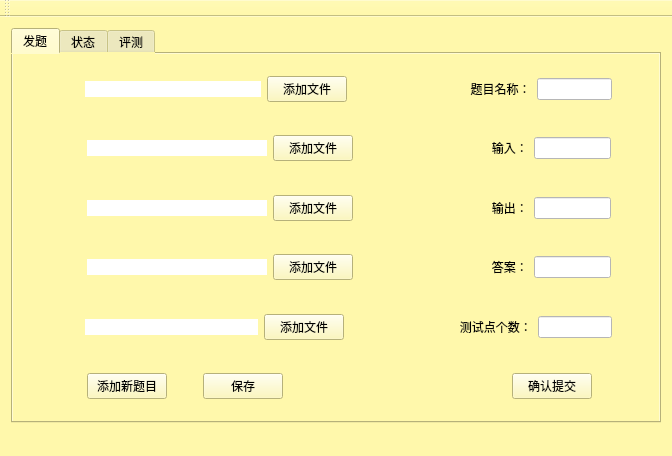
<?xml version="1.0" encoding="UTF-8"?>
<ui version="4.0">
 <class>MainWindow</class>
 <widget class="QMainWindow" name="MainWindow">
  <property name="geometry">
   <rect>
    <x>0</x>
    <y>0</y>
    <width>672</width>
    <height>456</height>
   </rect>
  </property>
  <property name="sizePolicy">
   <sizepolicy hsizetype="Expanding" vsizetype="Expanding">
    <horstretch>0</horstretch>
    <verstretch>0</verstretch>
   </sizepolicy>
  </property>
  <property name="windowTitle">
   <string>MainWindow</string>
  </property>
  <property name="styleSheet">
   <string notr="true">background-color: rgb(255, 248, 171);</string>
  </property>
  <property name="tabShape">
   <enum>QTabWidget::Rounded</enum>
  </property>
  <widget class="QWidget" name="centralWidget">
   <layout class="QHBoxLayout" name="horizontalLayout_4">
    <item>
     <widget class="QTabWidget" name="tabWidget">
      <property name="styleSheet">
       <string notr="true">background-image: url(:/image/图片185.png);</string>
      </property>
      <property name="currentIndex">
       <number>0</number>
      </property>
      <widget class="QWidget" name="tab">
       <attribute name="title">
        <string>发题</string>
       </attribute>
       <layout class="QHBoxLayout" name="horizontalLayout">
        <item>
         <widget class="QWidget" name="widget" native="true">
          <property name="minimumSize">
           <size>
            <width>587</width>
            <height>341</height>
           </size>
          </property>
          <property name="autoFillBackground">
           <bool>false</bool>
          </property>
          <property name="styleSheet">
           <string notr="true">background-image: url(:/image/图片185.png);
</string>
          </property>
          <layout class="QHBoxLayout" name="horizontalLayout_11">
           <item>
            <layout class="QVBoxLayout" name="verticalLayout_3">
             <item>
              <layout class="QHBoxLayout" name="horizontalLayout_5" stretch="10,35,0,20,8,15,5">
               <item>
                <spacer name="horizontalSpacer_13">
                 <property name="orientation">
                  <enum>Qt::Horizontal</enum>
                 </property>
                 <property name="sizeHint" stdset="0">
                  <size>
                   <width>40</width>
                   <height>20</height>
                  </size>
                 </property>
                </spacer>
               </item>
               <item>
                <widget class="QLineEdit" name="lineEdit">
                 <property name="styleSheet">
                  <string notr="true">background-color: rgb(255, 255, 255);
border-image: url(:/image/纯背景.png);</string>
                 </property>
                 <property name="text">
                  <string/>
                 </property>
                 <property name="frame">
                  <bool>false</bool>
                 </property>
                </widget>
               </item>
               <item>
                <widget class="QPushButton" name="pushButton_6">
                 <property name="text">
                  <string>添加文件</string>
                 </property>
                </widget>
               </item>
               <item>
                <spacer name="horizontalSpacer_4">
                 <property name="orientation">
                  <enum>Qt::Horizontal</enum>
                 </property>
                 <property name="sizeHint" stdset="0">
                  <size>
                   <width>37</width>
                   <height>17</height>
                  </size>
                 </property>
                </spacer>
               </item>
               <item>
                <widget class="QLabel" name="label">
                 <property name="styleSheet">
                  <string notr="true">font: 75 10pt &quot;黑体&quot;;
</string>
                 </property>
                 <property name="text">
                  <string>     题目名称：</string>
                 </property>
                </widget>
               </item>
               <item>
                <widget class="QLineEdit" name="lineEdit_6">
                 <property name="styleSheet">
                  <string notr="true">background-color: rgb(255, 255, 255);</string>
                 </property>
                 <property name="text">
                  <string/>
                 </property>
                </widget>
               </item>
               <item>
                <spacer name="horizontalSpacer_14">
                 <property name="orientation">
                  <enum>Qt::Horizontal</enum>
                 </property>
                 <property name="sizeHint" stdset="0">
                  <size>
                   <width>40</width>
                   <height>20</height>
                  </size>
                 </property>
                </spacer>
               </item>
              </layout>
             </item>
             <item>
              <spacer name="verticalSpacer_2">
               <property name="orientation">
                <enum>Qt::Vertical</enum>
               </property>
               <property name="sizeHint" stdset="0">
                <size>
                 <width>20</width>
                 <height>17</height>
                </size>
               </property>
              </spacer>
             </item>
             <item>
              <layout class="QHBoxLayout" name="horizontalLayout_6" stretch="10,35,0,20,8,15,5">
               <item>
                <spacer name="horizontalSpacer_9">
                 <property name="orientation">
                  <enum>Qt::Horizontal</enum>
                 </property>
                 <property name="sizeHint" stdset="0">
                  <size>
                   <width>40</width>
                   <height>20</height>
                  </size>
                 </property>
                </spacer>
               </item>
               <item>
                <widget class="QLineEdit" name="lineEdit_2">
                 <property name="styleSheet">
                  <string notr="true">background-color: rgb(255, 255, 255);
background-image: url(:/image/纯背景.png);</string>
                 </property>
                 <property name="frame">
                  <bool>false</bool>
                 </property>
                </widget>
               </item>
               <item>
                <widget class="QPushButton" name="pushButton_7">
                 <property name="text">
                  <string>添加文件</string>
                 </property>
                </widget>
               </item>
               <item>
                <spacer name="horizontalSpacer_5">
                 <property name="orientation">
                  <enum>Qt::Horizontal</enum>
                 </property>
                 <property name="sizeHint" stdset="0">
                  <size>
                   <width>40</width>
                   <height>20</height>
                  </size>
                 </property>
                </spacer>
               </item>
               <item>
                <widget class="QLabel" name="label_2">
                 <property name="styleSheet">
                  <string notr="true">font: 75 10pt &quot;黑体&quot;;</string>
                 </property>
                 <property name="text">
                  <string>         输入：</string>
                 </property>
                </widget>
               </item>
               <item>
                <widget class="QLineEdit" name="lineEdit_7">
                 <property name="styleSheet">
                  <string notr="true">background-color: rgb(255, 255, 255);</string>
                 </property>
                </widget>
               </item>
               <item>
                <spacer name="horizontalSpacer_12">
                 <property name="orientation">
                  <enum>Qt::Horizontal</enum>
                 </property>
                 <property name="sizeHint" stdset="0">
                  <size>
                   <width>40</width>
                   <height>20</height>
                  </size>
                 </property>
                </spacer>
               </item>
              </layout>
             </item>
             <item>
              <spacer name="verticalSpacer_4">
               <property name="orientation">
                <enum>Qt::Vertical</enum>
               </property>
               <property name="sizeHint" stdset="0">
                <size>
                 <width>20</width>
                 <height>18</height>
                </size>
               </property>
              </spacer>
             </item>
             <item>
              <layout class="QHBoxLayout" name="horizontalLayout_7" stretch="10,35,0,20,8,15,5">
               <item>
                <spacer name="horizontalSpacer_15">
                 <property name="orientation">
                  <enum>Qt::Horizontal</enum>
                 </property>
                 <property name="sizeHint" stdset="0">
                  <size>
                   <width>40</width>
                   <height>20</height>
                  </size>
                 </property>
                </spacer>
               </item>
               <item>
                <widget class="QLineEdit" name="lineEdit_3">
                 <property name="styleSheet">
                  <string notr="true">background-color: rgb(255, 255, 255);
background-image: url(:/image/纯背景.png);</string>
                 </property>
                 <property name="frame">
                  <bool>false</bool>
                 </property>
                </widget>
               </item>
               <item>
                <widget class="QPushButton" name="pushButton_8">
                 <property name="text">
                  <string>添加文件</string>
                 </property>
                </widget>
               </item>
               <item>
                <spacer name="horizontalSpacer_6">
                 <property name="orientation">
                  <enum>Qt::Horizontal</enum>
                 </property>
                 <property name="sizeHint" stdset="0">
                  <size>
                   <width>40</width>
                   <height>20</height>
                  </size>
                 </property>
                </spacer>
               </item>
               <item>
                <widget class="QLabel" name="label_3">
                 <property name="styleSheet">
                  <string notr="true">font: 75 10pt &quot;黑体&quot;;</string>
                 </property>
                 <property name="text">
                  <string>         输出：</string>
                 </property>
                </widget>
               </item>
               <item>
                <widget class="QLineEdit" name="lineEdit_8">
                 <property name="styleSheet">
                  <string notr="true">background-color: rgb(255, 255, 255);</string>
                 </property>
                </widget>
               </item>
               <item>
                <spacer name="horizontalSpacer_16">
                 <property name="orientation">
                  <enum>Qt::Horizontal</enum>
                 </property>
                 <property name="sizeHint" stdset="0">
                  <size>
                   <width>40</width>
                   <height>20</height>
                  </size>
                 </property>
                </spacer>
               </item>
              </layout>
             </item>
             <item>
              <spacer name="verticalSpacer_5">
               <property name="orientation">
                <enum>Qt::Vertical</enum>
               </property>
               <property name="sizeHint" stdset="0">
                <size>
                 <width>20</width>
                 <height>13</height>
                </size>
               </property>
              </spacer>
             </item>
             <item>
              <layout class="QHBoxLayout" name="horizontalLayout_8" stretch="10,35,0,20,8,15,5">
               <item>
                <spacer name="horizontalSpacer_17">
                 <property name="orientation">
                  <enum>Qt::Horizontal</enum>
                 </property>
                 <property name="sizeHint" stdset="0">
                  <size>
                   <width>40</width>
                   <height>20</height>
                  </size>
                 </property>
                </spacer>
               </item>
               <item>
                <widget class="QLineEdit" name="lineEdit_4">
                 <property name="sizePolicy">
                  <sizepolicy hsizetype="Preferred" vsizetype="Fixed">
                   <horstretch>0</horstretch>
                   <verstretch>0</verstretch>
                  </sizepolicy>
                 </property>
                 <property name="styleSheet">
                  <string notr="true">background-color: rgb(255, 255, 255);
background-image: url(:/image/纯背景.png);</string>
                 </property>
                 <property name="frame">
                  <bool>false</bool>
                 </property>
                </widget>
               </item>
               <item>
                <widget class="QPushButton" name="pushButton_9">
                 <property name="text">
                  <string>添加文件</string>
                 </property>
                </widget>
               </item>
               <item>
                <spacer name="horizontalSpacer_7">
                 <property name="orientation">
                  <enum>Qt::Horizontal</enum>
                 </property>
                 <property name="sizeHint" stdset="0">
                  <size>
                   <width>40</width>
                   <height>20</height>
                  </size>
                 </property>
                </spacer>
               </item>
               <item>
                <widget class="QLabel" name="label_4">
                 <property name="styleSheet">
                  <string notr="true">font: 75 10pt &quot;黑体&quot;;</string>
                 </property>
                 <property name="text">
                  <string>         答案：</string>
                 </property>
                </widget>
               </item>
               <item>
                <widget class="QLineEdit" name="lineEdit_9">
                 <property name="styleSheet">
                  <string notr="true">background-color: rgb(255, 255, 255);</string>
                 </property>
                </widget>
               </item>
               <item>
                <spacer name="horizontalSpacer_18">
                 <property name="orientation">
                  <enum>Qt::Horizontal</enum>
                 </property>
                 <property name="sizeHint" stdset="0">
                  <size>
                   <width>40</width>
                   <height>20</height>
                  </size>
                 </property>
                </spacer>
               </item>
              </layout>
             </item>
             <item>
              <spacer name="verticalSpacer_6">
               <property name="orientation">
                <enum>Qt::Vertical</enum>
               </property>
               <property name="sizeHint" stdset="0">
                <size>
                 <width>20</width>
                 <height>18</height>
                </size>
               </property>
              </spacer>
             </item>
             <item>
              <layout class="QHBoxLayout" name="horizontalLayout_9" stretch="10,35,0,20,8,15,5">
               <item>
                <spacer name="horizontalSpacer_10">
                 <property name="orientation">
                  <enum>Qt::Horizontal</enum>
                 </property>
                 <property name="sizeHint" stdset="0">
                  <size>
                   <width>40</width>
                   <height>20</height>
                  </size>
                 </property>
                </spacer>
               </item>
               <item>
                <widget class="QLineEdit" name="lineEdit_5">
                 <property name="styleSheet">
                  <string notr="true">background-color: rgb(255, 255, 255);
background-image: url(:/image/纯背景.png);</string>
                 </property>
                 <property name="frame">
                  <bool>false</bool>
                 </property>
                </widget>
               </item>
               <item>
                <widget class="QPushButton" name="pushButton_10">
                 <property name="text">
                  <string>添加文件</string>
                 </property>
                </widget>
               </item>
               <item>
                <spacer name="horizontalSpacer_19">
                 <property name="orientation">
                  <enum>Qt::Horizontal</enum>
                 </property>
                 <property name="sizeHint" stdset="0">
                  <size>
                   <width>40</width>
                   <height>20</height>
                  </size>
                 </property>
                </spacer>
               </item>
               <item>
                <widget class="QLabel" name="label_5">
                 <property name="styleSheet">
                  <string notr="true">font: 75 10pt &quot;黑体&quot;;</string>
                 </property>
                 <property name="text">
                  <string>   测试点个数：</string>
                 </property>
                </widget>
               </item>
               <item>
                <widget class="QLineEdit" name="lineEdit_10">
                 <property name="styleSheet">
                  <string notr="true">background-color: rgb(255, 255, 255);</string>
                 </property>
                </widget>
               </item>
               <item>
                <spacer name="horizontalSpacer_20">
                 <property name="orientation">
                  <enum>Qt::Horizontal</enum>
                 </property>
                 <property name="sizeHint" stdset="0">
                  <size>
                   <width>40</width>
                   <height>20</height>
                  </size>
                 </property>
                </spacer>
               </item>
              </layout>
             </item>
             <item>
              <spacer name="verticalSpacer_7">
               <property name="orientation">
                <enum>Qt::Vertical</enum>
               </property>
               <property name="sizeHint" stdset="0">
                <size>
                 <width>20</width>
                 <height>18</height>
                </size>
               </property>
              </spacer>
             </item>
             <item>
              <layout class="QHBoxLayout" name="horizontalLayout_10" stretch="35,5,20,5,150,10,30">
               <item>
                <spacer name="horizontalSpacer_21">
                 <property name="orientation">
                  <enum>Qt::Horizontal</enum>
                 </property>
                 <property name="sizeHint" stdset="0">
                  <size>
                   <width>40</width>
                   <height>20</height>
                  </size>
                 </property>
                </spacer>
               </item>
               <item>
                <widget class="QPushButton" name="pushButton">
                 <property name="styleSheet">
                  <string notr="true">color: rgb(0, 0, 0);
font: 75 10pt &quot;ADMUI3Lg&quot;;

</string>
                 </property>
                 <property name="text">
                  <string>添加新题目</string>
                 </property>
                </widget>
               </item>
               <item>
                <spacer name="horizontalSpacer_11">
                 <property name="orientation">
                  <enum>Qt::Horizontal</enum>
                 </property>
                 <property name="sizeHint" stdset="0">
                  <size>
                   <width>40</width>
                   <height>20</height>
                  </size>
                 </property>
                </spacer>
               </item>
               <item>
                <widget class="QPushButton" name="pushButton_2">
                 <property name="text">
                  <string>保存</string>
                 </property>
                </widget>
               </item>
               <item>
                <spacer name="horizontalSpacer_8">
                 <property name="orientation">
                  <enum>Qt::Horizontal</enum>
                 </property>
                 <property name="sizeHint" stdset="0">
                  <size>
                   <width>40</width>
                   <height>20</height>
                  </size>
                 </property>
                </spacer>
               </item>
               <item>
                <widget class="QPushButton" name="pushButton_3">
                 <property name="text">
                  <string>确认提交</string>
                 </property>
                </widget>
               </item>
               <item>
                <spacer name="horizontalSpacer_22">
                 <property name="orientation">
                  <enum>Qt::Horizontal</enum>
                 </property>
                 <property name="sizeHint" stdset="0">
                  <size>
                   <width>40</width>
                   <height>20</height>
                  </size>
                 </property>
                </spacer>
               </item>
              </layout>
             </item>
            </layout>
           </item>
          </layout>
         </widget>
        </item>
       </layout>
      </widget>
      <widget class="QWidget" name="tab_2">
       <attribute name="title">
        <string>状态</string>
       </attribute>
       <layout class="QVBoxLayout" name="verticalLayout_6">
        <item>
         <layout class="QGridLayout" name="gridLayout">
          <item row="0" column="0">
           <layout class="QGridLayout" name="gridLayout_2">
            <item row="0" column="0">
             <widget class="QTableView" name="tableView">
              <property name="styleSheet">
               <string notr="true">background-color: rgb(255, 255, 255);</string>
              </property>
             </widget>
            </item>
            <item row="0" column="1">
             <layout class="QVBoxLayout" name="verticalLayout_4" stretch="1,5,2,2,2,5,2,5,10,5">
              <item>
               <spacer name="verticalSpacer_10">
                <property name="orientation">
                 <enum>Qt::Vertical</enum>
                </property>
                <property name="sizeHint" stdset="0">
                 <size>
                  <width>20</width>
                  <height>13</height>
                 </size>
                </property>
               </spacer>
              </item>
              <item>
               <widget class="QPushButton" name="pushButton_13">
                <property name="text">
                 <string>添加</string>
                </property>
               </widget>
              </item>
              <item>
               <spacer name="verticalSpacer_9">
                <property name="orientation">
                 <enum>Qt::Vertical</enum>
                </property>
                <property name="sizeHint" stdset="0">
                 <size>
                  <width>20</width>
                  <height>18</height>
                 </size>
                </property>
               </spacer>
              </item>
              <item>
               <widget class="QPushButton" name="pushButton_16">
                <property name="text">
                 <string>确认添加</string>
                </property>
               </widget>
              </item>
              <item>
               <spacer name="verticalSpacer_8">
                <property name="orientation">
                 <enum>Qt::Vertical</enum>
                </property>
                <property name="sizeHint" stdset="0">
                 <size>
                  <width>20</width>
                  <height>18</height>
                 </size>
                </property>
               </spacer>
              </item>
              <item>
               <widget class="QPushButton" name="pushButton_14">
                <property name="text">
                 <string>删除</string>
                </property>
               </widget>
              </item>
              <item>
               <spacer name="verticalSpacer_11">
                <property name="orientation">
                 <enum>Qt::Vertical</enum>
                </property>
                <property name="sizeHint" stdset="0">
                 <size>
                  <width>20</width>
                  <height>40</height>
                 </size>
                </property>
               </spacer>
              </item>
              <item>
               <widget class="QPushButton" name="pushButton_17">
                <property name="text">
                 <string>id升序排列</string>
                </property>
               </widget>
              </item>
              <item>
               <spacer name="verticalSpacer">
                <property name="orientation">
                 <enum>Qt::Vertical</enum>
                </property>
                <property name="sizeHint" stdset="0">
                 <size>
                  <width>20</width>
                  <height>40</height>
                 </size>
                </property>
               </spacer>
              </item>
              <item>
               <widget class="QPushButton" name="pushButton_15">
                <property name="text">
                 <string>提交</string>
                </property>
               </widget>
              </item>
             </layout>
            </item>
           </layout>
          </item>
          <item row="1" column="0">
           <layout class="QHBoxLayout" name="horizontalLayout_12" stretch="2,5,10,5,5,5,5,0,0,12">
            <item>
             <spacer name="horizontalSpacer_27">
              <property name="orientation">
               <enum>Qt::Horizontal</enum>
              </property>
              <property name="sizeHint" stdset="0">
               <size>
                <width>18</width>
                <height>20</height>
               </size>
              </property>
             </spacer>
            </item>
            <item>
             <widget class="QLabel" name="label_11">
              <property name="text">
               <string>姓名：</string>
              </property>
             </widget>
            </item>
            <item>
             <widget class="QLineEdit" name="lineEdit_11"/>
            </item>
            <item>
             <spacer name="horizontalSpacer_23">
              <property name="orientation">
               <enum>Qt::Horizontal</enum>
              </property>
              <property name="sizeHint" stdset="0">
               <size>
                <width>40</width>
                <height>20</height>
               </size>
              </property>
             </spacer>
            </item>
            <item>
             <widget class="QPushButton" name="pushButton_11">
              <property name="text">
               <string>查询</string>
              </property>
             </widget>
            </item>
            <item>
             <spacer name="horizontalSpacer_24">
              <property name="orientation">
               <enum>Qt::Horizontal</enum>
              </property>
              <property name="sizeHint" stdset="0">
               <size>
                <width>40</width>
                <height>20</height>
               </size>
              </property>
             </spacer>
            </item>
            <item>
             <widget class="QPushButton" name="pushButton_12">
              <property name="text">
               <string>显示全部</string>
              </property>
             </widget>
            </item>
            <item>
             <spacer name="horizontalSpacer_26">
              <property name="orientation">
               <enum>Qt::Horizontal</enum>
              </property>
              <property name="sizeHint" stdset="0">
               <size>
                <width>40</width>
                <height>20</height>
               </size>
              </property>
             </spacer>
            </item>
            <item>
             <widget class="QPushButton" name="pushButton_18">
              <property name="text">
               <string>连接</string>
              </property>
             </widget>
            </item>
            <item>
             <spacer name="horizontalSpacer_25">
              <property name="orientation">
               <enum>Qt::Horizontal</enum>
              </property>
              <property name="sizeHint" stdset="0">
               <size>
                <width>40</width>
                <height>20</height>
               </size>
              </property>
             </spacer>
            </item>
           </layout>
          </item>
         </layout>
        </item>
       </layout>
      </widget>
      <widget class="QWidget" name="tab_3">
       <attribute name="title">
        <string>评测</string>
       </attribute>
       <layout class="QVBoxLayout" name="verticalLayout_2">
        <item>
         <layout class="QVBoxLayout" name="verticalLayout" stretch="3,20,2,3">
          <item>
           <layout class="QHBoxLayout" name="horizontalLayout_2" stretch="7,2,2,7">
            <item alignment="Qt::AlignRight">
             <widget class="QLabel" name="label_8">
              <property name="styleSheet">
               <string notr="true">color: rgb(63, 0, 0);
font: 75 12pt &quot;黑体&quot;;</string>
              </property>
              <property name="text">
               <string>学生姓名：</string>
              </property>
             </widget>
            </item>
            <item>
             <widget class="QLabel" name="label_10">
              <property name="text">
               <string/>
              </property>
             </widget>
            </item>
            <item alignment="Qt::AlignLeft">
             <widget class="QLabel" name="label_9">
              <property name="styleSheet">
               <string notr="true">color: rgb(63, 0, 0);
font: 75 12pt &quot;黑体&quot;;</string>
              </property>
              <property name="text">
               <string>  题目名称：</string>
              </property>
             </widget>
            </item>
            <item>
             <widget class="QLabel" name="label_25">
              <property name="text">
               <string/>
              </property>
             </widget>
            </item>
           </layout>
          </item>
          <item>
           <widget class="QTextEdit" name="textEdit">
            <property name="styleSheet">
             <string notr="true">border-image: url(:/image/纯背景.png);</string>
            </property>
           </widget>
          </item>
          <item>
           <spacer name="verticalSpacer_3">
            <property name="orientation">
             <enum>Qt::Vertical</enum>
            </property>
            <property name="sizeHint" stdset="0">
             <size>
              <width>20</width>
              <height>18</height>
             </size>
            </property>
           </spacer>
          </item>
          <item>
           <layout class="QHBoxLayout" name="horizontalLayout_3" stretch="2,2,15,2,2">
            <item>
             <spacer name="horizontalSpacer_3">
              <property name="orientation">
               <enum>Qt::Horizontal</enum>
              </property>
              <property name="sizeHint" stdset="0">
               <size>
                <width>18</width>
                <height>20</height>
               </size>
              </property>
             </spacer>
            </item>
            <item>
             <widget class="QPushButton" name="pushButton_4">
              <property name="styleSheet">
               <string notr="true">color: rgb(0, 0, 0);
font: 75 12pt &quot;黑体&quot;;</string>
              </property>
              <property name="text">
               <string> 通过</string>
              </property>
             </widget>
            </item>
            <item>
             <spacer name="horizontalSpacer_2">
              <property name="orientation">
               <enum>Qt::Horizontal</enum>
              </property>
              <property name="sizeHint" stdset="0">
               <size>
                <width>40</width>
                <height>20</height>
               </size>
              </property>
             </spacer>
            </item>
            <item>
             <widget class="QPushButton" name="pushButton_5">
              <property name="styleSheet">
               <string notr="true">color: rgb(0, 0, 0);
font: 75 12pt &quot;黑体&quot;;</string>
              </property>
              <property name="text">
               <string>拒绝</string>
              </property>
             </widget>
            </item>
            <item>
             <spacer name="horizontalSpacer">
              <property name="orientation">
               <enum>Qt::Horizontal</enum>
              </property>
              <property name="sizeHint" stdset="0">
               <size>
                <width>40</width>
                <height>20</height>
               </size>
              </property>
             </spacer>
            </item>
           </layout>
          </item>
         </layout>
        </item>
        <item>
         <widget class="QLabel" name="label_7">
          <property name="text">
           <string/>
          </property>
         </widget>
        </item>
        <item>
         <widget class="QLabel" name="label_6">
          <property name="text">
           <string/>
          </property>
         </widget>
        </item>
       </layout>
      </widget>
     </widget>
    </item>
   </layout>
  </widget>
  <widget class="QMenuBar" name="menuBar">
   <property name="geometry">
    <rect>
     <x>0</x>
     <y>0</y>
     <width>672</width>
     <height>23</height>
    </rect>
   </property>
  </widget>
  <widget class="QToolBar" name="mainToolBar">
   <attribute name="toolBarArea">
    <enum>TopToolBarArea</enum>
   </attribute>
   <attribute name="toolBarBreak">
    <bool>false</bool>
   </attribute>
  </widget>
  <widget class="QStatusBar" name="statusBar"/>
 </widget>
 <layoutdefault spacing="6" margin="11"/>
 <resources/>
 <connections>
  <connection>
   <sender>pushButton</sender>
   <signal>clicked()</signal>
   <receiver>lineEdit</receiver>
   <slot>clear()</slot>
   <hints>
    <hint type="sourcelabel">
     <x>142</x>
     <y>392</y>
    </hint>
    <hint type="destinationlabel">
     <x>172</x>
     <y>97</y>
    </hint>
   </hints>
  </connection>
  <connection>
   <sender>pushButton</sender>
   <signal>clicked()</signal>
   <receiver>lineEdit_2</receiver>
   <slot>clear()</slot>
   <hints>
    <hint type="sourcelabel">
     <x>138</x>
     <y>386</y>
    </hint>
    <hint type="destinationlabel">
     <x>157</x>
     <y>155</y>
    </hint>
   </hints>
  </connection>
  <connection>
   <sender>pushButton</sender>
   <signal>clicked()</signal>
   <receiver>lineEdit_3</receiver>
   <slot>clear()</slot>
   <hints>
    <hint type="sourcelabel">
     <x>136</x>
     <y>395</y>
    </hint>
    <hint type="destinationlabel">
     <x>148</x>
     <y>217</y>
    </hint>
   </hints>
  </connection>
  <connection>
   <sender>pushButton</sender>
   <signal>clicked()</signal>
   <receiver>lineEdit_4</receiver>
   <slot>clear()</slot>
   <hints>
    <hint type="sourcelabel">
     <x>101</x>
     <y>391</y>
    </hint>
    <hint type="destinationlabel">
     <x>140</x>
     <y>270</y>
    </hint>
   </hints>
  </connection>
  <connection>
   <sender>pushButton</sender>
   <signal>clicked()</signal>
   <receiver>lineEdit_5</receiver>
   <slot>clear()</slot>
   <hints>
    <hint type="sourcelabel">
     <x>107</x>
     <y>394</y>
    </hint>
    <hint type="destinationlabel">
     <x>136</x>
     <y>330</y>
    </hint>
   </hints>
  </connection>
  <connection>
   <sender>pushButton</sender>
   <signal>clicked()</signal>
   <receiver>lineEdit_6</receiver>
   <slot>clear()</slot>
   <hints>
    <hint type="sourcelabel">
     <x>123</x>
     <y>394</y>
    </hint>
    <hint type="destinationlabel">
     <x>621</x>
     <y>105</y>
    </hint>
   </hints>
  </connection>
  <connection>
   <sender>pushButton</sender>
   <signal>clicked()</signal>
   <receiver>lineEdit_7</receiver>
   <slot>clear()</slot>
   <hints>
    <hint type="sourcelabel">
     <x>124</x>
     <y>388</y>
    </hint>
    <hint type="destinationlabel">
     <x>621</x>
     <y>164</y>
    </hint>
   </hints>
  </connection>
  <connection>
   <sender>pushButton</sender>
   <signal>clicked()</signal>
   <receiver>lineEdit_8</receiver>
   <slot>clear()</slot>
   <hints>
    <hint type="sourcelabel">
     <x>116</x>
     <y>393</y>
    </hint>
    <hint type="destinationlabel">
     <x>621</x>
     <y>224</y>
    </hint>
   </hints>
  </connection>
  <connection>
   <sender>pushButton</sender>
   <signal>clicked()</signal>
   <receiver>lineEdit_9</receiver>
   <slot>clear()</slot>
   <hints>
    <hint type="sourcelabel">
     <x>149</x>
     <y>387</y>
    </hint>
    <hint type="destinationlabel">
     <x>621</x>
     <y>283</y>
    </hint>
   </hints>
  </connection>
  <connection>
   <sender>pushButton</sender>
   <signal>clicked()</signal>
   <receiver>lineEdit_10</receiver>
   <slot>clear()</slot>
   <hints>
    <hint type="sourcelabel">
     <x>133</x>
     <y>388</y>
    </hint>
    <hint type="destinationlabel">
     <x>621</x>
     <y>343</y>
    </hint>
   </hints>
  </connection>
 </connections>
</ui>
